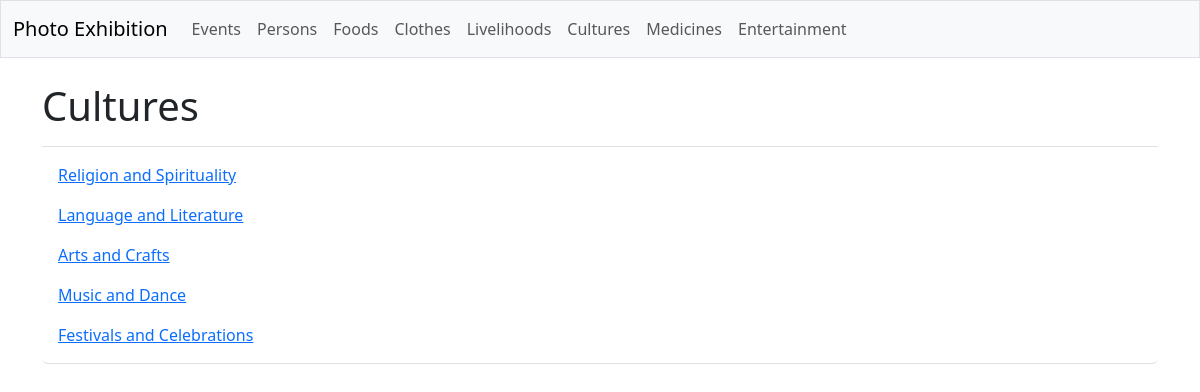
The app's page /galleries/cultures with its own data.
### galleries/models.py (models this page shows, shortened)
class Culture(models.Model):
    culture_text = models.CharField(max_length=200)

### galleries/views.py (the view)
# urls.py: path('cultures', views.cultures, name='cultures'),
def cultures(request):
    cultures = Culture.objects.all()
    context = {'cultures': cultures}
    return render(request, 'galleries/cultures.html', context)

### galleries/templates/galleries/cultures.html
{% extends 'galleries/base.html' %}
{% block page_header %}
  <h1>Cultures</h1>
{% endblock page_header %}
{% block content %}
  <ul class="list-group border-bottom pb-2 mb-4">
    {% for culture in cultures %}
      <li class="list-group-item border-0">
        <a href="{% url 'galleries:culture_detail' culture.id %}">
          {{ culture.culture_text }}</a>
      </li>
    {% empty %}
      <li class="list-group-item border-0">No cultures have been added yet.</li>
    {% endfor %}
  </ul>
{% endblock content %}

### records on screen
Culture: culture_text "Religion and Spirituality"
Culture: culture_text "Language and Literature"
Culture: culture_text "Arts and Crafts"
Culture: culture_text "Music and Dance"
Culture: culture_text "Festivals and Celebrations"
